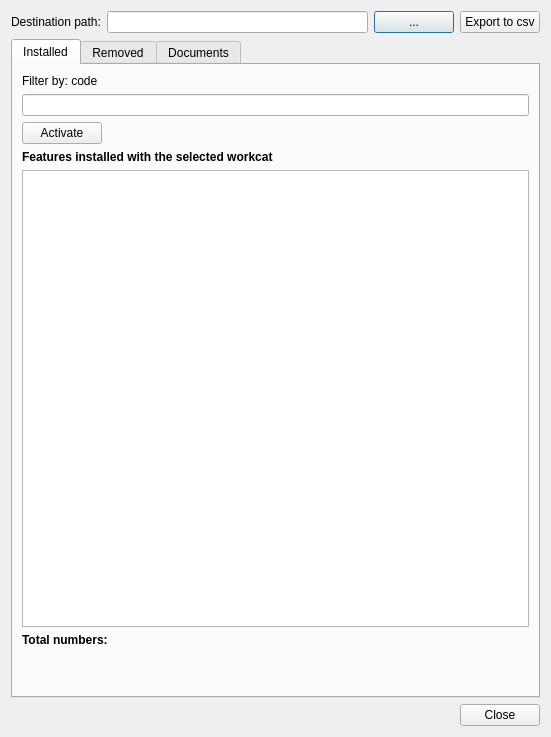
<?xml version="1.0" encoding="UTF-8"?>
<ui version="4.0">
 <class>dlg_search_workcat</class>
 <widget class="QDialog" name="dlg_search_workcat">
  <property name="geometry">
   <rect>
    <x>0</x>
    <y>0</y>
    <width>551</width>
    <height>737</height>
   </rect>
  </property>
  <property name="sizePolicy">
   <sizepolicy hsizetype="Fixed" vsizetype="Preferred">
    <horstretch>0</horstretch>
    <verstretch>0</verstretch>
   </sizepolicy>
  </property>
  <property name="windowTitle">
   <string>Workcat search</string>
  </property>
  <layout class="QGridLayout" name="gridLayout_6">
   <item row="0" column="0">
    <layout class="QHBoxLayout" name="horizontalLayout">
     <item>
      <widget class="QLabel" name="lbl_destination_path">
       <property name="text">
        <string>Destination path:</string>
       </property>
      </widget>
     </item>
     <item>
      <widget class="QLineEdit" name="txt_path"/>
     </item>
     <item>
      <widget class="QPushButton" name="btn_path">
       <property name="text">
        <string>...</string>
       </property>
      </widget>
     </item>
     <item>
      <widget class="QPushButton" name="btn_export_to_csv">
       <property name="text">
        <string>Export to csv</string>
       </property>
      </widget>
     </item>
    </layout>
   </item>
   <item row="1" column="0">
    <widget class="QTabWidget" name="tabWidget">
     <property name="currentIndex">
      <number>0</number>
     </property>
     <widget class="QWidget" name="tab_init">
      <attribute name="title">
       <string>Installed</string>
      </attribute>
      <layout class="QGridLayout" name="gridLayout_4">
       <item row="2" column="0">
        <layout class="QGridLayout" name="gridLayout_2">
         <item row="0" column="1">
          <spacer name="horizontalSpacer_2">
           <property name="orientation">
            <enum>Qt::Horizontal</enum>
           </property>
           <property name="sizeHint" stdset="0">
            <size>
             <width>40</width>
             <height>20</height>
            </size>
           </property>
          </spacer>
         </item>
         <item row="0" column="0">
          <widget class="QPushButton" name="btn_state1">
           <property name="maximumSize">
            <size>
             <width>10000</width>
             <height>16777215</height>
            </size>
           </property>
           <property name="text">
            <string>Activate</string>
           </property>
          </widget>
         </item>
        </layout>
       </item>
       <item row="1" column="0">
        <widget class="QLineEdit" name="txt_name"/>
       </item>
       <item row="4" column="0">
        <widget class="QTableView" name="tbl_psm">
         <property name="sortingEnabled">
          <bool>true</bool>
         </property>
        </widget>
       </item>
       <item row="3" column="0">
        <widget class="QLabel" name="lbl_feat_ini">
         <property name="font">
          <font>
           <weight>75</weight>
           <bold>true</bold>
          </font>
         </property>
         <property name="text">
          <string>Features installed with the selected workcat</string>
         </property>
        </widget>
       </item>
       <item row="0" column="0">
        <widget class="QLabel" name="lbl_init">
         <property name="text">
          <string>Filter by: code</string>
         </property>
        </widget>
       </item>
       <item row="5" column="0">
        <layout class="QGridLayout" name="gridLayout_7">
         <item row="0" column="0">
          <widget class="QLabel" name="lbl_total1">
           <property name="font">
            <font>
             <weight>75</weight>
             <bold>true</bold>
            </font>
           </property>
           <property name="text">
            <string>Total numbers:</string>
           </property>
          </widget>
         </item>
         <item row="1" column="2">
          <widget class="QLabel" name="lbl_total_gully">
           <property name="text">
            <string/>
           </property>
          </widget>
         </item>
         <item row="1" column="1">
          <widget class="QLabel" name="lbl_total_connec">
           <property name="text">
            <string/>
           </property>
          </widget>
         </item>
         <item row="2" column="0">
          <widget class="QLabel" name="lbl_total_node">
           <property name="text">
            <string/>
           </property>
          </widget>
         </item>
         <item row="2" column="1">
          <widget class="QLabel" name="lbl_total_element">
           <property name="text">
            <string/>
           </property>
          </widget>
         </item>
         <item row="1" column="0">
          <widget class="QLabel" name="lbl_total_arc">
           <property name="text">
            <string/>
           </property>
          </widget>
         </item>
         <item row="2" column="2">
          <widget class="QLabel" name="lbl_length">
           <property name="text">
            <string/>
           </property>
          </widget>
         </item>
        </layout>
       </item>
      </layout>
     </widget>
     <widget class="QWidget" name="tab_ended">
      <attribute name="title">
       <string>Removed</string>
      </attribute>
      <layout class="QGridLayout" name="gridLayout_5">
       <item row="3" column="0">
        <widget class="QLabel" name="lbl_feat_end">
         <property name="font">
          <font>
           <weight>75</weight>
           <bold>true</bold>
          </font>
         </property>
         <property name="text">
          <string>Features removed with the selected workcat</string>
         </property>
        </widget>
       </item>
       <item row="4" column="0">
        <widget class="QTableView" name="tbl_psm_end">
         <property name="sortingEnabled">
          <bool>true</bool>
         </property>
        </widget>
       </item>
       <item row="0" column="0">
        <widget class="QLabel" name="lbl_end">
         <property name="text">
          <string>Filter by: code</string>
         </property>
        </widget>
       </item>
       <item row="2" column="0">
        <layout class="QGridLayout" name="gridLayout_3">
         <item row="0" column="0">
          <widget class="QPushButton" name="btn_state0">
           <property name="maximumSize">
            <size>
             <width>100000</width>
             <height>16777215</height>
            </size>
           </property>
           <property name="text">
            <string>Activate</string>
           </property>
          </widget>
         </item>
         <item row="0" column="1">
          <spacer name="horizontalSpacer_3">
           <property name="orientation">
            <enum>Qt::Horizontal</enum>
           </property>
           <property name="sizeHint" stdset="0">
            <size>
             <width>40</width>
             <height>20</height>
            </size>
           </property>
          </spacer>
         </item>
        </layout>
       </item>
       <item row="1" column="0">
        <widget class="QLineEdit" name="txt_name_end"/>
       </item>
       <item row="5" column="0">
        <layout class="QGridLayout" name="gridLayout_8">
         <item row="1" column="1">
          <widget class="QLabel" name="lbl_total_connec_end">
           <property name="text">
            <string/>
           </property>
          </widget>
         </item>
         <item row="1" column="0">
          <widget class="QLabel" name="lbl_total_arc_end">
           <property name="text">
            <string/>
           </property>
          </widget>
         </item>
         <item row="2" column="0">
          <widget class="QLabel" name="lbl_total_node_end">
           <property name="text">
            <string/>
           </property>
          </widget>
         </item>
         <item row="1" column="2">
          <widget class="QLabel" name="lbl_total_gully_end">
           <property name="text">
            <string/>
           </property>
          </widget>
         </item>
         <item row="2" column="1">
          <widget class="QLabel" name="lbl_total_element_end">
           <property name="text">
            <string/>
           </property>
          </widget>
         </item>
         <item row="0" column="0">
          <widget class="QLabel" name="lbl_total2">
           <property name="font">
            <font>
             <weight>75</weight>
             <bold>true</bold>
            </font>
           </property>
           <property name="text">
            <string>Total numbers:</string>
           </property>
          </widget>
         </item>
         <item row="2" column="2">
          <widget class="QLabel" name="lbl_length_end">
           <property name="text">
            <string/>
           </property>
          </widget>
         </item>
        </layout>
       </item>
      </layout>
     </widget>
     <widget class="QWidget" name="tab_doc">
      <attribute name="title">
       <string>Documents</string>
      </attribute>
      <layout class="QGridLayout" name="gridLayout">
       <item row="0" column="0">
        <layout class="QHBoxLayout" name="horizontalLayout_14">
         <item>
          <widget class="QComboBox" name="doc_id">
           <property name="sizePolicy">
            <sizepolicy hsizetype="Preferred" vsizetype="Preferred">
             <horstretch>0</horstretch>
             <verstretch>0</verstretch>
            </sizepolicy>
           </property>
           <property name="editable">
            <bool>true</bool>
           </property>
          </widget>
         </item>
         <item>
          <spacer name="horizontalSpacer_19">
           <property name="orientation">
            <enum>Qt::Horizontal</enum>
           </property>
           <property name="sizeHint" stdset="0">
            <size>
             <width>40</width>
             <height>20</height>
            </size>
           </property>
          </spacer>
         </item>
         <item>
          <widget class="QPushButton" name="btn_doc_insert">
           <property name="text">
            <string/>
           </property>
          </widget>
         </item>
         <item>
          <widget class="QPushButton" name="btn_doc_delete">
          </widget>
         </item>
         <item>
          <widget class="QPushButton" name="btn_doc_new">
           <property name="text">
            <string/>
           </property>
          </widget>
         </item>
         <item>
          <widget class="QPushButton" name="btn_open_doc">
           <property name="text">
            <string/>
           </property>          
          </widget>
         </item>
        </layout>
       </item>
       <item row="1" column="0">
        <widget class="QTableView" name="tbl_document">
         <property name="sortingEnabled">
          <bool>true</bool>
         </property>
        </widget>
       </item>
      </layout>
     </widget>
    </widget>
   </item>
   <item row="2" column="0">
    <layout class="QGridLayout" name="lyt_buttons">
     <item row="0" column="0">
      <spacer name="horizontalSpacer">
       <property name="orientation">
        <enum>Qt::Horizontal</enum>
       </property>
       <property name="sizeHint" stdset="0">
        <size>
         <width>40</width>
         <height>20</height>
        </size>
       </property>
      </spacer>
     </item>
     <item row="0" column="1">
      <widget class="QPushButton" name="btn_close">
       <property name="sizePolicy">
        <sizepolicy hsizetype="Fixed" vsizetype="Fixed">
         <horstretch>0</horstretch>
         <verstretch>0</verstretch>
        </sizepolicy>
       </property>
       <property name="text">
        <string>Close</string>
       </property>
      </widget>
     </item>
    </layout>
   </item>
  </layout>
 </widget>
 <tabstops>
  <tabstop>txt_path</tabstop>
  <tabstop>btn_path</tabstop>
  <tabstop>btn_export_to_csv</tabstop>
  <tabstop>tabWidget</tabstop>
  <tabstop>txt_name</tabstop>
  <tabstop>btn_state1</tabstop>
  <tabstop>tbl_psm</tabstop>
  <tabstop>txt_name_end</tabstop>
  <tabstop>btn_state0</tabstop>
  <tabstop>tbl_psm_end</tabstop>
  <tabstop>doc_id</tabstop>
  <tabstop>btn_doc_insert</tabstop>
  <tabstop>btn_doc_delete</tabstop>
  <tabstop>btn_doc_new</tabstop>
  <tabstop>btn_open_doc</tabstop>
  <tabstop>tbl_document</tabstop>
  <tabstop>btn_close</tabstop>
 </tabstops>
 <resources/>
 <connections/>
</ui>
